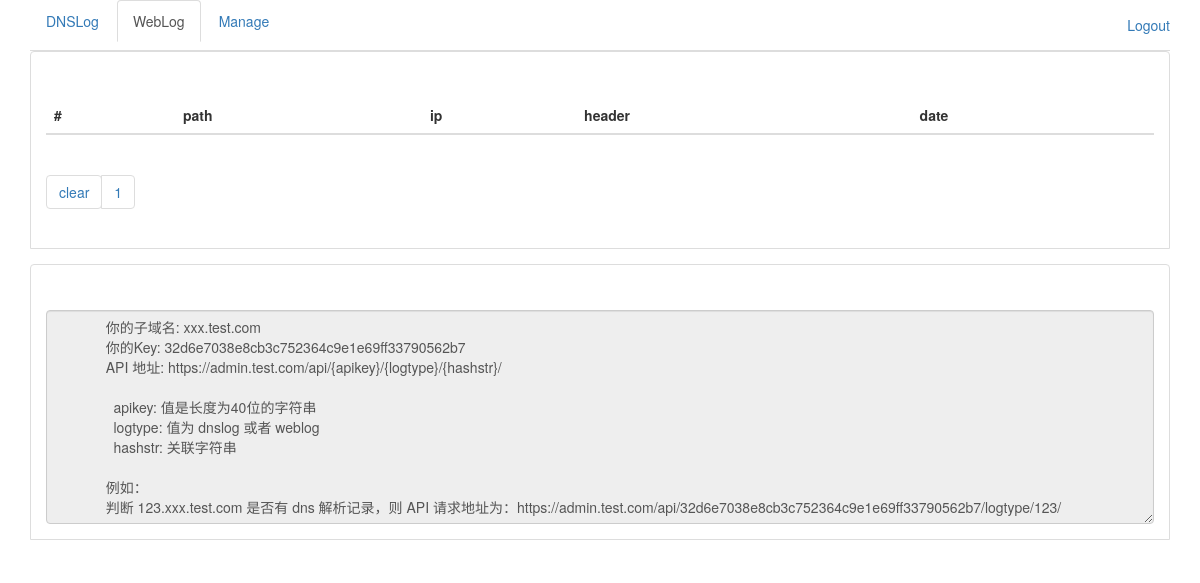
The app's page /logview/weblog (signed in), older data.
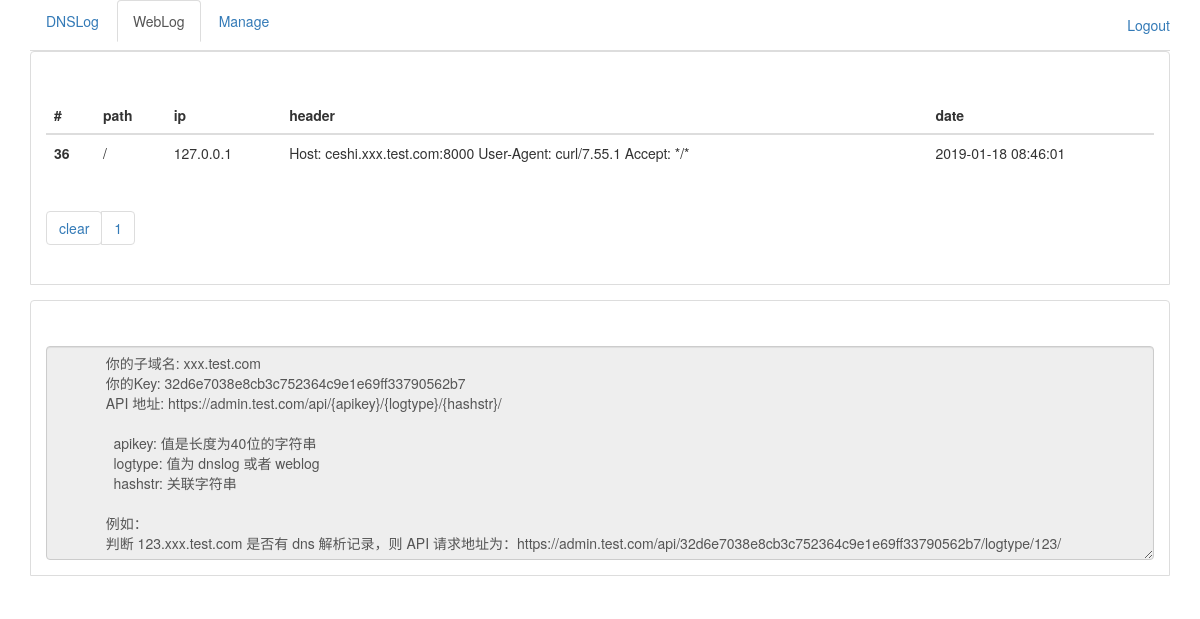
The same page, newer data.
### logview/models.py (models this page shows)
class WebLog(models.Model):
	user = models.ForeignKey(User, on_delete=models.CASCADE)
	ip = models.GenericIPAddressField('remote_addr')
	path = models.TextField('path')
	header = models.TextField('header')
	body = models.TextField('body')
	log_time = models.DateTimeField('time loged', auto_now_add=True)
	class Meta:
		ordering = ['log_time']

### logview/views.py (the view)
# urls.py: path('weblog', views.weblog, name='weblog'),
@login_required(login_url='/logview/login')
def weblog(request):
	user = request.user
	vardict = {}
	webpage = getpage(request.GET.get("webpage", 1))
	paginator = Paginator(WebLog.objects.filter(user=user), 10)
	try:
		weblogs = paginator.page(webpage)
	except(EmptyPage, InvalidPage, PageNotAnInteger):
		webpage = paginator.num_pages
		weblogs = paginator.page(paginator.num_pages)
	vardict['type'] = 'web'
	vardict['webpage'] = webpage
	vardict['pagerange'] = paginator.page_range
	vardict['weblogs'] = weblogs
	vardict['numpages'] = paginator.num_pages
	usersubdomain = UserSubDomain.objects.filter(user=user)[0].subdomain
	vardict['userdomain'] = usersubdomain + '.' + settings.DNS_DOMAIN
	vardict['udomain'] = str(usersubdomain)
	vardict['admindomain'] = str(settings.ADMIN_DOMAIN)
	vardict['apikey'] = ApiKey.objects.filter(user=user)[0].key
	return render(request, 'logview/views.html', vardict)

### logview/views.py (called while the page is built)
def getpage(p):
    try:
        page = int(p)
        if page < 1:
            page = 1
    except ValueError:
        page = 1
    return page

### logview/templates/logview/views.html (shortened to what this page needs)
<!DOCTYPE html>
<html lang="zh-CN">
<head>
    <link href="//cdn.bootcss.com/bootstrap/3.3.5/css/bootstrap.min.css" rel="stylesheet">
    <link href="/static/main.css" rel="stylesheet">
</head>
<body>
    <div class="container">
        <ul class="nav nav-tabs">
          <li role="presentation" {% ifequal type 'dns'%}class="active"{% endifequal%}><a href="/logview/dnslog">DNSLog</a></li>
          <li role="presentation" {% ifequal type 'web'%}class="active"{% endifequal%}><a href="/logview/weblog">WebLog</a></li>
          {% if user.is_superuser %}
          <li role="presentation"><a href="/logview/manage">Manage</a></li>
          {% endif %}
          <ul class="nav navbar-nav navbar-right">
            <li><a href="/logview/logout">Logout</a></li>
          </ul>
        </ul>
        {% ifequal type 'web'%}
        <div class="bs" data-example-id="hoverable-table">
            <table class="table table-hover">
              <thead>
                <tr>
                  <th>#</th>
                  <th>path</th>
                  <th>ip</th>
                  <th>header</th>
                  <th>date</th>
                </tr>
              </thead>
              <tbody>
                {% for weblog in weblogs %}
                <tr>
                <th scope="row">{{weblog.id}}</th>
                <td>{{ weblog.path }}</td>
                <td>{{ weblog.ip }}</td>
                <td>{{ weblog.header }}</td>
                <td>{{ weblog.log_time|date:'Y-m-d H:i:s' }}</td>
                </tr>
                {% endfor %}
              </tbody>
            </table>
            <nav class="center-block">
              <ul class="pagination">
                <li><a class="btn btn-default" href="/clear/weblog" role="button">clear</a></li>
                {% for range in pagerange %}
                <li><a href="/logview/weblog?webpage={{range}}">{{range}}</a></li>
                {% endfor %}
              </ul>
            </nav>
        </div>
        {% endifequal%}
        <div class="bs" data-example-id="hoverable-table">
            <textarea class="form-control" rows="10" disabled>
            你的子域名: {{userdomain}}
            你的Key: {{apikey}}
            API 地址: https://{{admindomain}}/api/{apikey}/{logtype}/{hashstr}/
              apikey: 值是长度为40位的字符串
              logtype: 值为 dnslog 或者 weblog
              hashstr: 关联字符串
            例如：
            判断 123.{{userdomain}} 是否有 dns 解析记录，则 API 请求地址为：https://{{admindomain}}/api/{{apikey}}/logtype/123/
            </textarea>
        </div>
    </div>
</body>
</html>

Row changes from the older to the newer data that the page shows:
added WebLog: id "36", path "/", ip "127.0.0.1", header "Host: ceshi.xxx.test.com:8000 User-Agent: curl/7.55.1 Accept: */*", log_time "2019-01-18 08:46:01"
